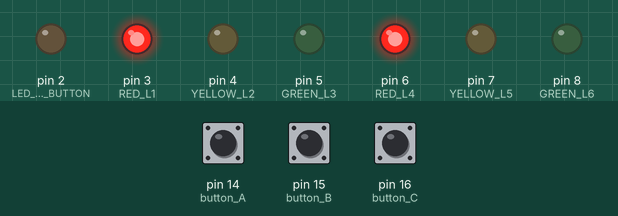
The sketch below on a simulated Arduino Uno, built with avr-gcc and run on an emulated ATmega328P. Parts: output pins drawn as LEDs (lit = HIGH). Inputs (shaded band) come from the test bench; at power-on: pin 14 (button_A) HIGH, pin 15 (button_B) HIGH, pin 16 (button_C) HIGH.

Above: at 1.2 s.
1.3 s: pin 14 (button_A) pulled LOW for 1 s
At 3.3 s:
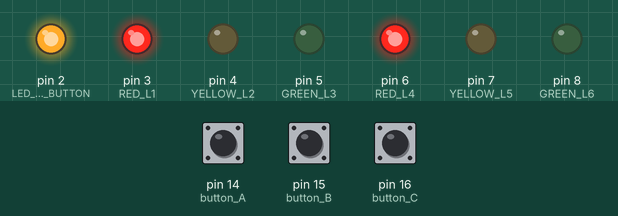
5.3 s: pin 15 (button_B) pulled LOW for 1 s
At 8.3 s:
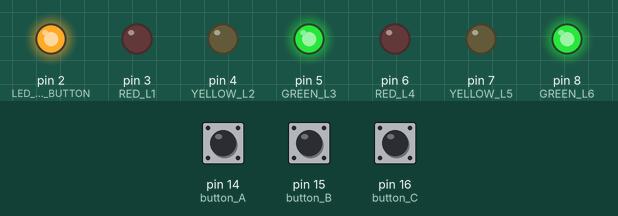
11.6 s: pin 16 (button_C) pulled LOW for 1 s
At 15.5 s:
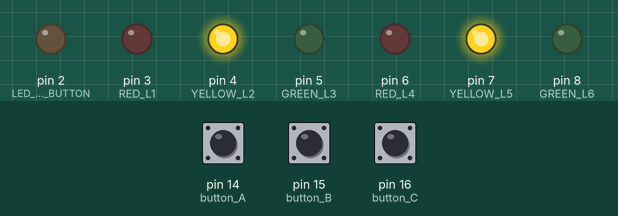
15.6 s: pin 16 (button_C) pulled LOW for 3.2 s
At 17.2 s:
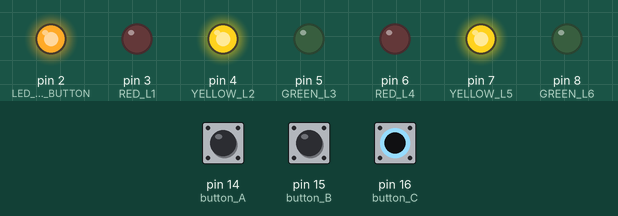
Timing chart, 0 to 33.9 s (numbered marks = the images above; inputs shaded):
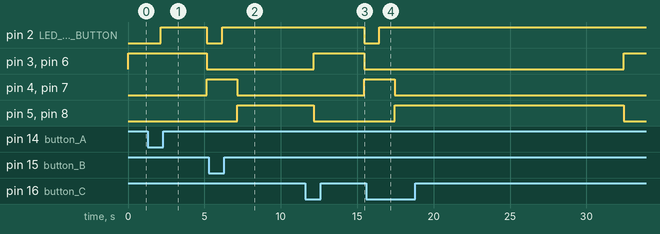

Measured:
- after the input at 1.3 s, pin 2 (LED_PRESSED_BUTTON): LOW → HIGH after 0.86 s, → LOW 3.0 s later; pin 3 (RED_L1), pin 6 (RED_L4): HIGH → LOW after 3.9 s; pin 4 (YELLOW_L2), pin 7 (YELLOW_L5): LOW → HIGH after 3.9 s
- after the input at 5.3 s, pin 2 (LED_PRESSED_BUTTON): LOW → HIGH after 0.86 s; pin 3 (RED_L1), pin 6 (RED_L4): stays LOW (without the input it goes to HIGH after 4.9 s); pin 5 (GREEN_L3), pin 8 (GREEN_L6): goes on until 7.2 s, then stays HIGH
- after the input at 11.6 s, pin 2 (LED_PRESSED_BUTTON): HIGH → LOW after 3.9 s; pin 4 (YELLOW_L2), pin 7 (YELLOW_L5): LOW → HIGH after 3.9 s
- after the input at 15.6 s, pin 2 (LED_PRESSED_BUTTON): LOW → HIGH after 0.86 s

The sketch:

6ch_Arduino_NANO_buttons.ino
```cpp
#define LED_PRESSED_BUTTON 2
#define             RED_L1 3
#define          YELLOW_L2 4
#define           GREEN_L3 5
#define             RED_L4 6
#define          YELLOW_L5 7
#define           GREEN_L6 8

#define clock_speed 3000

#include "OneButton.h"
#include <TimerOne.h>

OneButton button_A(14, true, false);
OneButton button_B(15, true, false);
OneButton button_C(16, true, false);

unsigned int new_Event = 0;
unsigned int myTime = 0;

void setup() {

  pinMode(LED_PRESSED_BUTTON, OUTPUT);
  pinMode(RED_L1, OUTPUT);
  pinMode(YELLOW_L2, OUTPUT);
  pinMode(GREEN_L3, OUTPUT);
  pinMode(RED_L4, OUTPUT);
  pinMode(YELLOW_L5, OUTPUT);
  pinMode(GREEN_L6, OUTPUT);

  button_A.attachLongPressStart(click1);
  button_B.attachLongPressStart(click2);
  button_C.attachLongPressStart(click3);

  Timer1.attachInterrupt(timerIsr);
  Timer1.initialize(5000);

  Serial.begin(115200);

}

void timerIsr() {

  button_A.tick();
  button_B.tick();
  button_C.tick();

}

void loop() {

 //digitalWrite(RED_L1, HIGH); delay(clock_speed); digitalWrite(RED_L1, LOW);
 //digitalWrite(YELLOW_L2, HIGH); delay(clock_speed); digitalWrite(YELLOW_L2, LOW);
 //digitalWrite(GREEN_L3, HIGH); delay(clock_speed); digitalWrite(GREEN_L3, LOW);

 do {
     digitalWrite(RED_L1, HIGH);
     digitalWrite(RED_L4, HIGH);
    } while(new_Event == 0);

 delay(3000);

 digitalWrite(LED_PRESSED_BUTTON, LOW);

 digitalWrite(RED_L1, LOW); digitalWrite(RED_L4, LOW);

 digitalWrite(YELLOW_L2, HIGH); digitalWrite(YELLOW_L5, HIGH); delay(2000);
 digitalWrite(YELLOW_L2, LOW); digitalWrite(YELLOW_L5, LOW);

 digitalWrite(GREEN_L3, HIGH); digitalWrite(GREEN_L6, HIGH); delay(myTime);
 digitalWrite(GREEN_L3, LOW);  digitalWrite(GREEN_L6, LOW);
 new_Event = 0;

}

void click1() {
                new_Event = 1;
                myTime = 3000;
                digitalWrite(LED_PRESSED_BUTTON, HIGH);
              }


void click2() {
                new_Event = 1;
                myTime = 5000;
                digitalWrite(LED_PRESSED_BUTTON, HIGH);
              }

void click3() {
                new_Event = 1;
                myTime = 15000;
                digitalWrite(LED_PRESSED_BUTTON, HIGH);
              }
```
